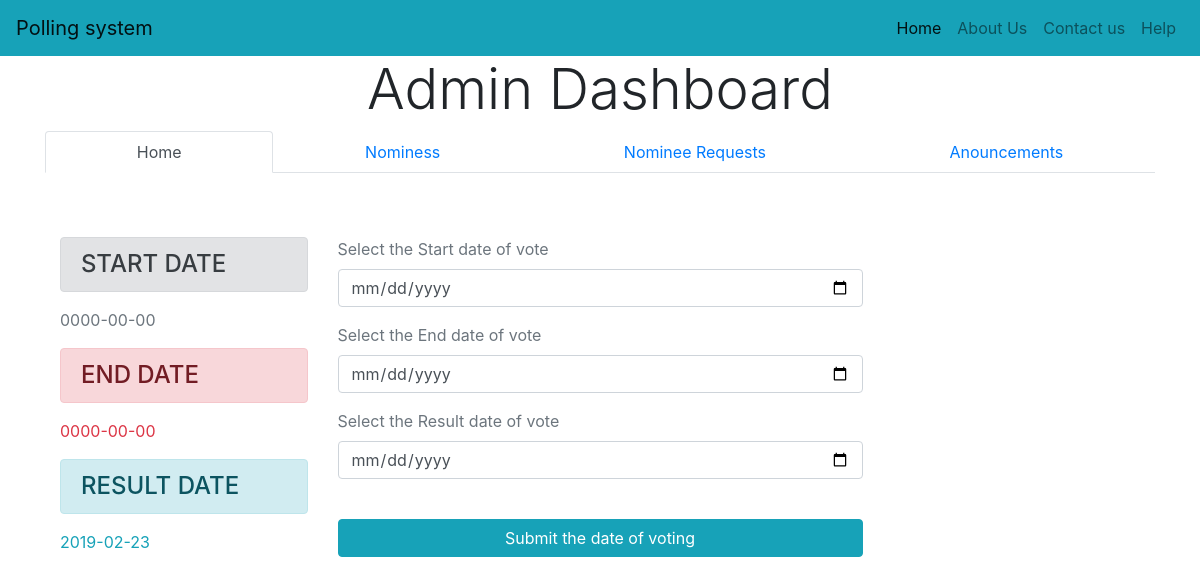
/Admin/dashboard.php, run on the app's committed database.
### tables this page shows
CREATE TABLE `start_vote` (
  `id` int(255) NOT NULL,
  `start` varchar(255) DEFAULT NULL,
  `start_date` date DEFAULT NULL,
  `end_date` date DEFAULT NULL,
  `result_date` date DEFAULT NULL,
  `user_id` varchar(255) DEFAULT NULL,
  `winner` varchar(255) DEFAULT NULL,
  `total_vote` varchar(255) DEFAULT NULL
);

### common/functions.php (called while the page is built, shortened)
<?php
function get_voting_details($conn){
$sql="SELECT * from start_vote";
  $result=mysqli_query($conn,$sql);
  $count=mysqli_fetch_assoc($result);
  return $count;
}
?>

### Admin/dashboard.php (the view, shortened to what this page needs)
<?php include_once('../common/header.php');
 include_once('../database/connection.php');
include_once('../common/functions.php');
?>
<section id="tabs">
  <div class="container">
    <h6 class="section-title text-center display-4">Admin Dashboard</h6>
    <div class="row">
      <div class="col-12 ">
        <nav>
          <div class="nav nav-tabs nav-fill" id="nav-tab" role="tablist">
            <a class="nav-item nav-link active" id="nav-home-tab" data-toggle="tab" href="#nav-home" role="tab" aria-controls="nav-home" aria-selected="true">Home</a>
            <a class="nav-item nav-link" id="nav-profile-tab" data-toggle="tab" href="#nav-profile" role="tab" aria-controls="nav-profile" aria-selected="false">Nominess</a>
            <a class="nav-item nav-link" id="nav-contact-tab" data-toggle="tab" href="#nav-contact" role="tab" aria-controls="nav-contact" aria-selected="false">Nominee Requests</a>
            <a class="nav-item nav-link" id="nav-about-tab" data-toggle="tab" href="#nav-about" role="tab" aria-controls="nav-about" aria-selected="false">Anouncements</a>
          </div>
        </nav>
        <div class="tab-content py-3 px-3 px-sm-0" id="nav-tabContent">
          <div class="tab-pane fade show active" id="nav-home" role="tabpanel" aria-labelledby="nav-home-tab">
          	<div class="container-fluid mt-5 w-100">
          		<div class="row">
          				<div class=" col-md-3  ">
          					<?php $get_details=get_voting_details($conn); ?>
          					<h4 class="alert alert-secondary">START DATE</h4>
          					<p class="text-secondary"><?php echo $get_details['start_date']?$get_details['start_date']:'not updated'?></p>
          					<h4 class="alert alert-danger mt-3">END DATE</h4>
          					<p class="text-danger"><?php echo $get_details['end_date']?$get_details['end_date']:'not updated'?></p>
          					<h4 class="alert alert-info mt-3">RESULT DATE</h4>
          					<p class="text-info"><?php echo $get_details['result_date']?$get_details['result_date']:'not updated'?></p>
          				</div>
          				<div class=" col-md-6  ">
          	<form action="../submit.php" method="post">
          		<div class="form-group">
          	<label class="text-secondary">Select the Start date of vote</label>
          	<input type="date" name="voting_start" class="form-control">
          </div>
          <div class="form-group">
          	<label class="text-secondary">Select the End date of vote</label>
          	<input type="date" name="voting_end" class="form-control">
          </div>
          <div class="form-group">
          	<label class="text-secondary">Select the Result date of vote</label>
          	<input type="date" name="voting_result" class="form-control">
          </div>
          	<br>
            <button class="btn btn-info btn-block" type="submit" name="voting_date_submit">Submit the date of voting</button>
          	</form>
          </div>
          </div>
          </div>
          </div>
      </div>
    </div>
  </div>
</section>
<?php include_once('../common/footer.php'); ?>

### assets/css/style.css (style rules this page uses)
a { transition: .5s; }

### data on the page
start_vote: start_date "0000-00-00", end_date "0000-00-00", result_date "2019-02-23"
